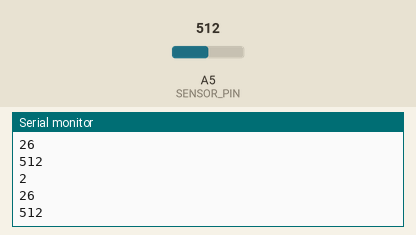
Simulated run of this sketch. Board: Arduino Uno, built with avr-gcc and run on an emulated ATmega328P. On the bench: the last lines printed to the serial monitor. Inputs (shaded band) come from the test bench; at power-on: A5 (SENSOR_PIN) = 512.

Above: at 1.2 s.
1.3 s: A5 (SENSOR_PIN) set to 716
At 2.4 s:
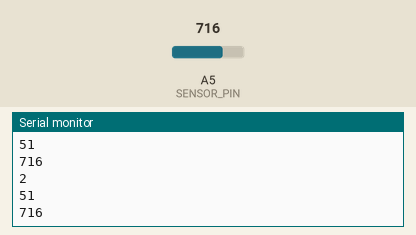
2.8 s: A5 (SENSOR_PIN) set to 900
At 3.7 s:
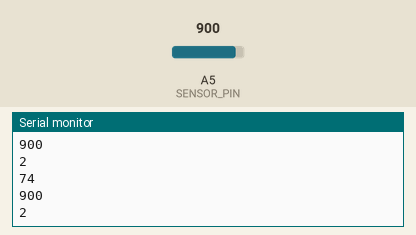
Timing chart, 0 to 5.8 s (numbered marks = the images above; inputs shaded):
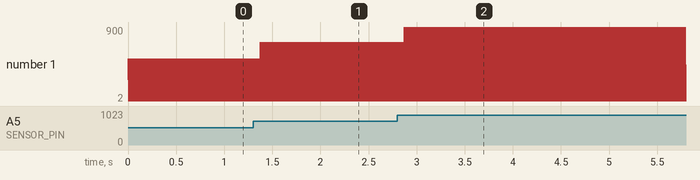

Measured:
- after the input at 1.3 s, the serial monitor: prints a new line after 0.07 s (image 1)
- after the input at 2.8 s, the serial monitor: prints a new line after 0.07 s (image 2)
- plotted number 1: 512 → 716 after the input at 1.3 s, 716 → 900 after the input at 2.8 s

The sketch:

homework2.ino
```cpp
#include <math.h>
#define SENSOR_PIN A5

//There are many way to perfect temperature measurement procedures
// The most common technique is to transform floating-point numbers to integers using a scaling factor

//1-Calculate the values beforehand in excel and just store them as integer as a look-up table in code

//2- Fixed-point decimal calculations.

//3- Use 32 bit fixed point calculations to get decent results if you attempt to use the polynomial functions.

double array_ab[4][3]{
  {200.0,0.3321,- 54.596},
  {300.0,0.1125,-29.866},
  {900.0,0.1254,-37.924},
  {1023.0,1.3449,-1155.5},


};


int array_[200][2] = {
  {10, -60},
  {20, -50},
  {30, -44},
  {40, -40},
  {50, -36},
  {60, -33},
  {70, -30},
  {80, -28},
  {90, -25},
  {100, -23},
  {110, -21},
  {120, -19},
  {130, -18},
  {140, -16},
  {150, -15},
  {160, -13},
  {170, -12},
  {180, -10},
  {190, -9},
  {200, -8},
  {210, -6},
  {220, -5},
  {230, -4},
  {240, -3},
  {250, -2},
  {260, 0},
  {270, 1},
  {280, 2},
  {290, 3},
  {300, 4},
  {310, 5},
  {320, 6},
  {330, 7},
  {340, 8},
  {350, 9},
  {360, 10},
  {370, 11},
  {380, 12},
  {390, 13},
  {400, 14},
  {410, 15},
  {420, 16},
  {430, 17},
  {440, 18},
  {450, 19},
  {460, 20},
  {470, 21},
  {480, 22},
  {490, 23},
  {500, 24},
  {510, 25},
  {520, 26},
  {530, 27},
  {540, 28},
  {550, 29},
  {560, 30},
  {570, 31},
  {580, 32},
  {590, 33},
  {600, 34},
  {610, 35},
  {620, 37},
  {630, 38},
  {640, 39},
  {650, 40},
  {660, 41},
  {670, 42},
  {680, 44},
  {690, 45},
  {700, 46},
  {710, 48},
  {720, 49},
  {730, 51},
  {740, 52},
  {750, 54},
  {760, 55},
  {770, 57},
  {780, 58},
  {790, 60},
  {800, 62},
  {810, 64},
  {820, 66},
  {830, 68},
  {840, 70},
  {850, 72},
  {860, 75},
  {870, 77},
  {880, 80},
  {890, 83},
  {900, 87},
  {910, 91},
  {920, 95},
  {930, 99},
  {940, 104},
  {950, 110},
  {960, 117},
  {970, 125},
  {980, 135},
  {990, 148},
  {1000, 168},
  {1010, 201},
  {1020, 301},
  {1023, 475}
};
//open serial port, sets rate to 9600 bps
void setup() {
Serial.begin(9600);
}

//***********************************************************************
// here to calcul the Temperature by hard method
double Temperature(int RawADC) {
 double Temp;
 Temp = log(10000.0*((1024.0/RawADC-1)));
Temp = 1 / (0.001129148 + (0.000234125 + (0.0000000876741 * Temp * Temp ))* Temp );
Temp = Temp - 273.15;
 return Temp;
}
//******************************************************************************

double method_to_get_temp(int ADC_vale, double  A, double B){
// String v = (A / 100);
//v= v + '.' + (A% 100);
//Serial.println(v);
double  temp;
 temp=A*ADC_vale+B;
 return(temp);

  }

  int calucte(int ACD2){
 int i = 0;
 while(array_[i][0] < ACD2)
 {
  i++;
 }
 return(array_[i][1]);
}
//*********************************************************************
// method to display the result  on serial monitor
void loop() {
  int ADC;
  int c= 0;
int i = 0;
bool  IsLightOn = true;
ADC = analogRead(SENSOR_PIN);
    Serial.println(ADC);
  while((i<=4) && ( IsLightOn))
  {
    i++;
    if(ADC<=  array_ab[i][0])
    {
      IsLightOn = false;
      Serial.println(i);
    }
  }
  // The most common technique is to transform floating-point numbers to integers using a scaling factor

  Serial.println(int (method_to_get_temp(ADC, array_ab[i][1],array_ab[i][2])));
  c++;

   }
```
